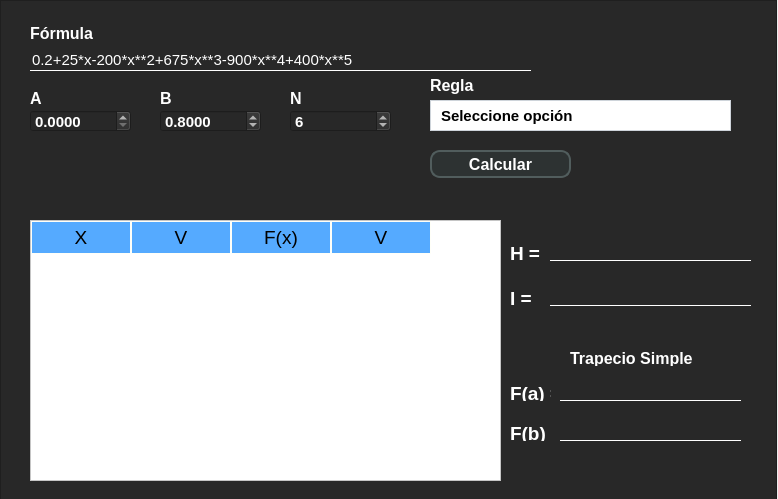
<?xml version="1.0" encoding="UTF-8"?>
<ui version="4.0">
 <class>MainWindow</class>
 <widget class="QMainWindow" name="MainWindow">
  <property name="geometry">
   <rect>
    <x>0</x>
    <y>0</y>
    <width>778</width>
    <height>499</height>
   </rect>
  </property>
  <property name="windowTitle">
   <string>MainWindow</string>
  </property>
  <property name="windowIcon">
   <iconset>
    <normaloff>../assets/img/icon.png</normaloff>../assets/img/icon.png</iconset>
  </property>
  <widget class="QWidget" name="centralwidget">
   <widget class="QFrame" name="frame">
    <property name="geometry">
     <rect>
      <x>0</x>
      <y>0</y>
      <width>777</width>
      <height>501</height>
     </rect>
    </property>
    <property name="styleSheet">
     <string notr="true">background-color: rgb(40, 40, 40);</string>
    </property>
    <property name="frameShape">
     <enum>QFrame::StyledPanel</enum>
    </property>
    <property name="frameShadow">
     <enum>QFrame::Raised</enum>
    </property>
    <widget class="QLabel" name="label_23">
     <property name="geometry">
      <rect>
       <x>30</x>
       <y>25</y>
       <width>81</width>
       <height>16</height>
      </rect>
     </property>
     <property name="font">
      <font>
       <family>Arial</family>
       <pointsize>12</pointsize>
       <weight>75</weight>
       <bold>true</bold>
      </font>
     </property>
     <property name="styleSheet">
      <string notr="true">color: rgb(255, 255, 255);</string>
     </property>
     <property name="text">
      <string>Fórmula</string>
     </property>
    </widget>
    <widget class="QLineEdit" name="txtFormula">
     <property name="geometry">
      <rect>
       <x>30</x>
       <y>50</y>
       <width>501</width>
       <height>21</height>
      </rect>
     </property>
     <property name="font">
      <font>
       <pointsize>11</pointsize>
      </font>
     </property>
     <property name="styleSheet">
      <string notr="true">QLineEdit{
background:transparent;
border:none;
border-bottom:1px solid white;
color: rgb(255, 255, 255);
}
</string>
     </property>
     <property name="text">
      <string>0.2+25*x-200*x**2+675*x**3-900*x**4+400*x**5</string>
     </property>
     <property name="alignment">
      <set>Qt::AlignBottom|Qt::AlignLeading|Qt::AlignLeft</set>
     </property>
     <property name="placeholderText">
      <string>Ejemplo: 0.2+25*x-200*x**2+675*x**3-900*x**4+400*x**5</string>
     </property>
    </widget>
    <widget class="QDoubleSpinBox" name="spinB">
     <property name="geometry">
      <rect>
       <x>160</x>
       <y>110</y>
       <width>101</width>
       <height>22</height>
      </rect>
     </property>
     <property name="font">
      <font>
       <pointsize>11</pointsize>
       <weight>75</weight>
       <bold>true</bold>
      </font>
     </property>
     <property name="styleSheet">
      <string notr="true">color: rgb(255, 255, 255);</string>
     </property>
     <property name="decimals">
      <number>4</number>
     </property>
     <property name="value">
      <double>0.800000000000000</double>
     </property>
    </widget>
    <widget class="QLabel" name="label_26">
     <property name="geometry">
      <rect>
       <x>510</x>
       <y>290</y>
       <width>31</width>
       <height>16</height>
      </rect>
     </property>
     <property name="font">
      <font>
       <family>Arial</family>
       <pointsize>14</pointsize>
       <weight>75</weight>
       <bold>true</bold>
      </font>
     </property>
     <property name="styleSheet">
      <string notr="true">color: rgb(255, 255, 255);</string>
     </property>
     <property name="text">
      <string>I =</string>
     </property>
    </widget>
    <widget class="QLabel" name="label_9">
     <property name="geometry">
      <rect>
       <x>290</x>
       <y>90</y>
       <width>81</width>
       <height>16</height>
      </rect>
     </property>
     <property name="font">
      <font>
       <family>Arial</family>
       <pointsize>12</pointsize>
       <weight>75</weight>
       <bold>true</bold>
      </font>
     </property>
     <property name="styleSheet">
      <string notr="true">color: rgb(255, 255, 255);</string>
     </property>
     <property name="text">
      <string>N</string>
     </property>
    </widget>
    <widget class="QLineEdit" name="txtFa">
     <property name="enabled">
      <bool>false</bool>
     </property>
     <property name="geometry">
      <rect>
       <x>560</x>
       <y>380</y>
       <width>181</width>
       <height>21</height>
      </rect>
     </property>
     <property name="font">
      <font>
       <pointsize>11</pointsize>
      </font>
     </property>
     <property name="styleSheet">
      <string notr="true">QLineEdit{
background:transparent;
border:none;
border-bottom:1px solid white;
color: rgb(255, 255, 255);
}
</string>
     </property>
     <property name="text">
      <string/>
     </property>
     <property name="alignment">
      <set>Qt::AlignBottom|Qt::AlignLeading|Qt::AlignLeft</set>
     </property>
     <property name="placeholderText">
      <string/>
     </property>
    </widget>
    <widget class="QDoubleSpinBox" name="spinA">
     <property name="geometry">
      <rect>
       <x>30</x>
       <y>110</y>
       <width>101</width>
       <height>22</height>
      </rect>
     </property>
     <property name="font">
      <font>
       <pointsize>11</pointsize>
       <weight>75</weight>
       <bold>true</bold>
      </font>
     </property>
     <property name="styleSheet">
      <string notr="true">color: rgb(255, 255, 255);</string>
     </property>
     <property name="decimals">
      <number>4</number>
     </property>
    </widget>
    <widget class="QLineEdit" name="txtFb">
     <property name="enabled">
      <bool>false</bool>
     </property>
     <property name="geometry">
      <rect>
       <x>560</x>
       <y>420</y>
       <width>181</width>
       <height>21</height>
      </rect>
     </property>
     <property name="font">
      <font>
       <pointsize>11</pointsize>
      </font>
     </property>
     <property name="styleSheet">
      <string notr="true">QLineEdit{
background:transparent;
border:none;
border-bottom:1px solid white;
color: rgb(255, 255, 255);
}
</string>
     </property>
     <property name="text">
      <string/>
     </property>
     <property name="alignment">
      <set>Qt::AlignBottom|Qt::AlignLeading|Qt::AlignLeft</set>
     </property>
     <property name="placeholderText">
      <string/>
     </property>
    </widget>
    <widget class="QLineEdit" name="txtI">
     <property name="enabled">
      <bool>false</bool>
     </property>
     <property name="geometry">
      <rect>
       <x>550</x>
       <y>285</y>
       <width>201</width>
       <height>21</height>
      </rect>
     </property>
     <property name="font">
      <font>
       <pointsize>11</pointsize>
      </font>
     </property>
     <property name="styleSheet">
      <string notr="true">QLineEdit{
background:transparent;
border:none;
border-bottom:1px solid white;
color: rgb(255, 255, 255);
}
</string>
     </property>
     <property name="text">
      <string/>
     </property>
     <property name="alignment">
      <set>Qt::AlignBottom|Qt::AlignLeading|Qt::AlignLeft</set>
     </property>
     <property name="placeholderText">
      <string/>
     </property>
    </widget>
    <widget class="QLabel" name="label_27">
     <property name="geometry">
      <rect>
       <x>510</x>
       <y>385</y>
       <width>41</width>
       <height>16</height>
      </rect>
     </property>
     <property name="font">
      <font>
       <family>Arial</family>
       <pointsize>14</pointsize>
       <weight>75</weight>
       <bold>true</bold>
      </font>
     </property>
     <property name="styleSheet">
      <string notr="true">color: rgb(255, 255, 255);</string>
     </property>
     <property name="text">
      <string>F(a) =</string>
     </property>
    </widget>
    <widget class="QLabel" name="label_29">
     <property name="geometry">
      <rect>
       <x>570</x>
       <y>350</y>
       <width>141</width>
       <height>16</height>
      </rect>
     </property>
     <property name="font">
      <font>
       <family>Arial</family>
       <pointsize>12</pointsize>
       <weight>75</weight>
       <bold>true</bold>
      </font>
     </property>
     <property name="styleSheet">
      <string notr="true">color: rgb(255, 255, 255);</string>
     </property>
     <property name="text">
      <string>Trapecio Simple</string>
     </property>
    </widget>
    <widget class="QDoubleSpinBox" name="spinN">
     <property name="geometry">
      <rect>
       <x>290</x>
       <y>110</y>
       <width>101</width>
       <height>22</height>
      </rect>
     </property>
     <property name="font">
      <font>
       <pointsize>11</pointsize>
       <weight>75</weight>
       <bold>true</bold>
      </font>
     </property>
     <property name="styleSheet">
      <string notr="true">color: rgb(255, 255, 255);</string>
     </property>
     <property name="decimals">
      <number>0</number>
     </property>
     <property name="value">
      <double>6.000000000000000</double>
     </property>
    </widget>
    <widget class="QLabel" name="label_25">
     <property name="geometry">
      <rect>
       <x>510</x>
       <y>245</y>
       <width>31</width>
       <height>16</height>
      </rect>
     </property>
     <property name="font">
      <font>
       <family>Arial</family>
       <pointsize>14</pointsize>
       <weight>75</weight>
       <bold>true</bold>
      </font>
     </property>
     <property name="styleSheet">
      <string notr="true">color: rgb(255, 255, 255);</string>
     </property>
     <property name="text">
      <string>H =</string>
     </property>
    </widget>
    <widget class="QTableWidget" name="tblXFx">
     <property name="geometry">
      <rect>
       <x>30</x>
       <y>220</y>
       <width>471</width>
       <height>261</height>
      </rect>
     </property>
     <property name="styleSheet">
      <string notr="true">QWidget{
	background-color: white;
	color: #000000;
}

QHeaderView::section{
	background-color: #55aaff;
	padding: 2px;

	border:1px solid #fffff8;
	font-size: 14pt;
}

QTableWidget{
	gridline-color: #ff00ff;
	font-size: 12pt;
}

QTableWidget QTableCornerButton::section{
	background-color: #55aaff;
	border: 1px solid #ff0000;
}</string>
     </property>
     <property name="editTriggers">
      <set>QAbstractItemView::AnyKeyPressed|QAbstractItemView::EditKeyPressed</set>
     </property>
     <column>
      <property name="text">
       <string>X</string>
      </property>
     </column>
     <column>
      <property name="text">
       <string>V</string>
      </property>
     </column>
     <column>
      <property name="text">
       <string>F(x)</string>
      </property>
     </column>
     <column>
      <property name="text">
       <string>V</string>
      </property>
     </column>
    </widget>
    <widget class="QLabel" name="label_8">
     <property name="geometry">
      <rect>
       <x>160</x>
       <y>90</y>
       <width>81</width>
       <height>16</height>
      </rect>
     </property>
     <property name="font">
      <font>
       <family>Arial</family>
       <pointsize>12</pointsize>
       <weight>75</weight>
       <bold>true</bold>
      </font>
     </property>
     <property name="styleSheet">
      <string notr="true">color: rgb(255, 255, 255);</string>
     </property>
     <property name="text">
      <string>B</string>
     </property>
    </widget>
    <widget class="QLabel" name="label_28">
     <property name="geometry">
      <rect>
       <x>510</x>
       <y>425</y>
       <width>41</width>
       <height>16</height>
      </rect>
     </property>
     <property name="font">
      <font>
       <family>Arial</family>
       <pointsize>14</pointsize>
       <weight>75</weight>
       <bold>true</bold>
      </font>
     </property>
     <property name="styleSheet">
      <string notr="true">color: rgb(255, 255, 255);</string>
     </property>
     <property name="text">
      <string>F(b) =</string>
     </property>
    </widget>
    <widget class="QLabel" name="label_24">
     <property name="geometry">
      <rect>
       <x>430</x>
       <y>75</y>
       <width>81</width>
       <height>21</height>
      </rect>
     </property>
     <property name="font">
      <font>
       <family>Arial</family>
       <pointsize>12</pointsize>
       <weight>75</weight>
       <bold>true</bold>
      </font>
     </property>
     <property name="styleSheet">
      <string notr="true">color: rgb(255, 255, 255);</string>
     </property>
     <property name="text">
      <string>Regla</string>
     </property>
    </widget>
    <widget class="QLineEdit" name="txtH">
     <property name="enabled">
      <bool>false</bool>
     </property>
     <property name="geometry">
      <rect>
       <x>550</x>
       <y>240</y>
       <width>201</width>
       <height>21</height>
      </rect>
     </property>
     <property name="font">
      <font>
       <pointsize>11</pointsize>
      </font>
     </property>
     <property name="styleSheet">
      <string notr="true">QLineEdit{
background:transparent;
border:none;
border-bottom:1px solid white;
color: rgb(255, 255, 255);
}
</string>
     </property>
     <property name="text">
      <string/>
     </property>
     <property name="alignment">
      <set>Qt::AlignBottom|Qt::AlignLeading|Qt::AlignLeft</set>
     </property>
     <property name="placeholderText">
      <string/>
     </property>
    </widget>
    <widget class="QComboBox" name="cbxTipoRegla">
     <property name="geometry">
      <rect>
       <x>430</x>
       <y>100</y>
       <width>301</width>
       <height>31</height>
      </rect>
     </property>
     <property name="font">
      <font>
       <family>Arial</family>
       <pointsize>11</pointsize>
       <weight>75</weight>
       <bold>true</bold>
      </font>
     </property>
     <property name="styleSheet">
      <string notr="true">QComboBox{
	background-color: white;
border: 1px solid #ced4da;
padding-left:10px;
}

QComboBox::drop-down
{
border:0;
}
QComboBox:on
{
border: 4px solid #c2dbfe;
}

QComboBox QListView{
font-size:12px;
border: 1px solid rgba(0,0,0,10%);
padding: 5px;
background-color: #fff;
outline:0px;
}

QComboBox QListView::item{
	padding-left: 10px;
	background-color: #fff;
}

QComboBox QListView::item:hover{
		background-color: #1e90ff;
}

QComboBox QListView::item:selected{
		background-color: #1e90ff;
}

</string>
     </property>
     <item>
      <property name="text">
       <string>Seleccione opción</string>
      </property>
     </item>
     <item>
      <property name="text">
       <string>Trapecio Simple</string>
      </property>
     </item>
     <item>
      <property name="text">
       <string>Trapecio Múltiple</string>
      </property>
     </item>
     <item>
      <property name="text">
       <string>Simpson 1/3</string>
      </property>
     </item>
     <item>
      <property name="text">
       <string>Simpson 1/3 múltiple</string>
      </property>
     </item>
     <item>
      <property name="text">
       <string>Simpson 3/8</string>
      </property>
     </item>
    </widget>
    <widget class="QLabel" name="label_7">
     <property name="geometry">
      <rect>
       <x>30</x>
       <y>90</y>
       <width>81</width>
       <height>16</height>
      </rect>
     </property>
     <property name="font">
      <font>
       <family>Arial</family>
       <pointsize>12</pointsize>
       <weight>75</weight>
       <bold>true</bold>
      </font>
     </property>
     <property name="styleSheet">
      <string notr="true">color: rgb(255, 255, 255);</string>
     </property>
     <property name="text">
      <string>A</string>
     </property>
    </widget>
    <widget class="QPushButton" name="btnCalcularMet">
     <property name="geometry">
      <rect>
       <x>430</x>
       <y>150</y>
       <width>141</width>
       <height>28</height>
      </rect>
     </property>
     <property name="font">
      <font>
       <pointsize>12</pointsize>
       <weight>75</weight>
       <bold>true</bold>
      </font>
     </property>
     <property name="cursor">
      <cursorShape>PointingHandCursor</cursorShape>
     </property>
     <property name="styleSheet">
      <string notr="true">QPushButton
{	
	background: rgb(45,50,50);
	border: 2px solid rgb(81,93,93);
	border-radius:10px;
	color:white;
}

QPushButton:pressed
{
	background-color: rgb(81,93,93);
	border:2px solid rgb(45,50,50);
}

</string>
     </property>
     <property name="text">
      <string>Calcular</string>
     </property>
    </widget>
   </widget>
  </widget>
 </widget>
 <resources/>
 <connections/>
</ui>
